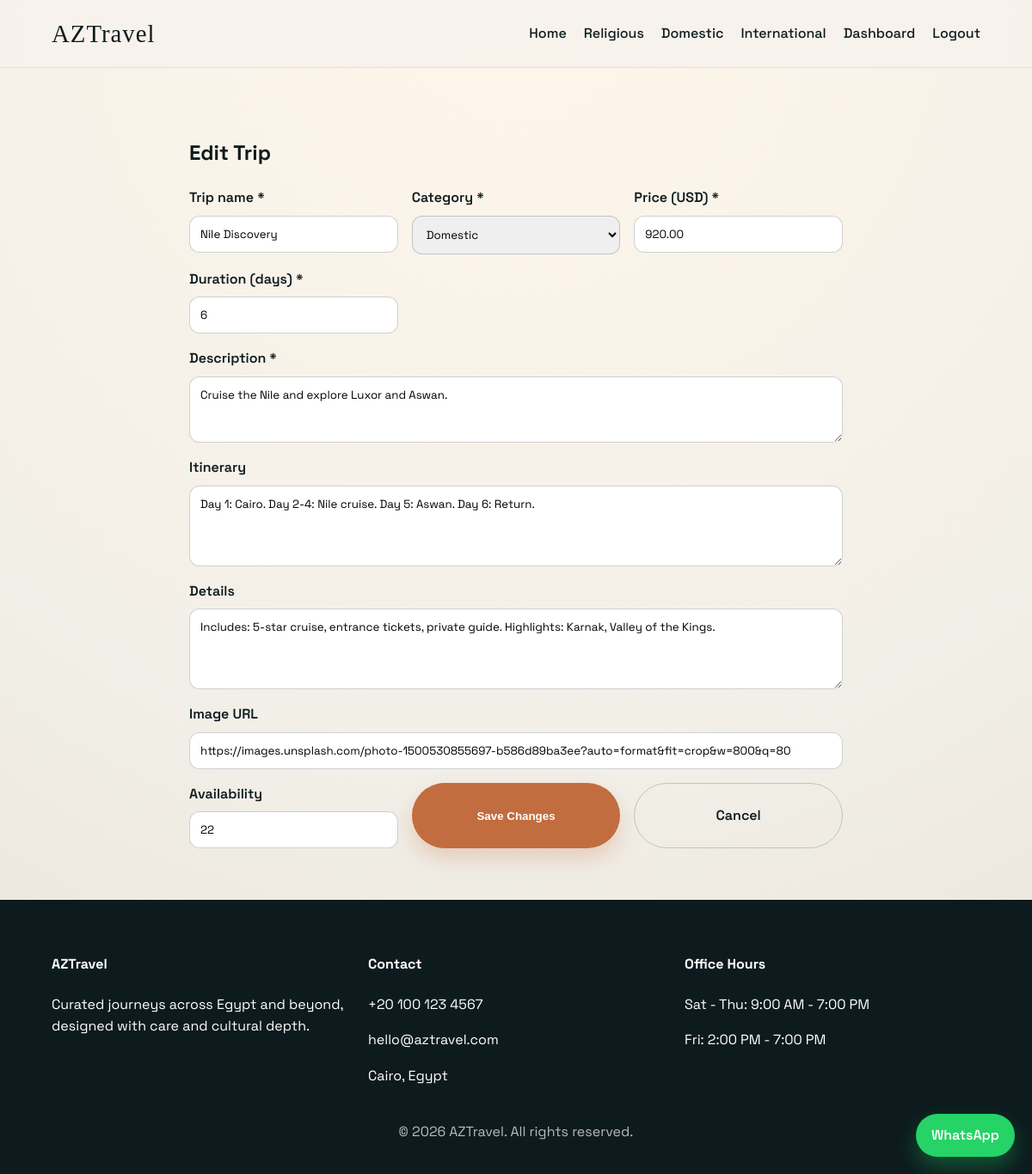
The app's page /edit_trip.php?id=2 (signed in) with its own data.
### tables this page shows
CREATE TABLE IF NOT EXISTS trips (
  id INT AUTO_INCREMENT PRIMARY KEY,
  name VARCHAR(120) NOT NULL,
  description TEXT NOT NULL,
  price DECIMAL(10,2) NOT NULL,
  duration_days INT NOT NULL,
  category ENUM('religious','domestic','international') NOT NULL,
  image_url VARCHAR(255) DEFAULT NULL,
  itinerary TEXT,
  details TEXT,
  availability INT NOT NULL DEFAULT 0,
  created_at TIMESTAMP DEFAULT CURRENT_TIMESTAMP,
  updated_at TIMESTAMP DEFAULT CURRENT_TIMESTAMP ON UPDATE CURRENT_TIMESTAMP
);

### includes/config.php (called while the page is built, shortened)
<?php
function e(string $value): string {
    return htmlspecialchars($value, ENT_QUOTES, 'UTF-8');
}
?>

### edit_trip.php (the view, shortened to what this page needs)
<?php
require_once __DIR__ . '/includes/config.php';
require_once __DIR__ . '/includes/auth.php';
$id = isset($_GET['id']) ? (int)$_GET['id'] : 0;
$stmt = $pdo->prepare('SELECT * FROM trips WHERE id = :id');
$stmt->execute(['id' => $id]);
$trip = $stmt->fetch();
require_once __DIR__ . '/includes/header.php';
?>
<section class="dashboard">
    <div class="container form-page">
        <h2>Edit Trip</h2>
        <form method="post" class="form-grid">
            <label>
                Trip name *
                <input type="text" name="name" value="<?php echo e($trip['name']); ?>" required>
            </label>
            <label>
                Category *
                <select name="category" required>
                    <option value="domestic" <?php echo ($trip['category'] === 'domestic') ? 'selected' : ''; ?>>Domestic</option>
                </select>
            </label>
            <label>
                Price (USD) *
                <input type="number" step="0.01" name="price" value="<?php echo e($trip['price']); ?>" required>
            </label>
            <label>
                Duration (days) *
                <input type="number" name="duration_days" value="<?php echo e($trip['duration_days']); ?>" required>
            </label>
            <label class="full">
                Description *
                <textarea name="description" rows="3" required><?php echo e($trip['description']); ?></textarea>
            </label>
            <label class="full">
                Itinerary
                <textarea name="itinerary" rows="4"><?php echo e($trip['itinerary']); ?></textarea>
            </label>
            <label class="full">
                Details
                <textarea name="details" rows="4"><?php echo e($trip['details'] ?? ''); ?></textarea>
            </label>
            <label class="full">
                Image URL
                <input type="url" name="image_url" value="<?php echo e($trip['image_url']); ?>">
            </label>
            <label>
                Availability
                <input type="number" name="availability" value="<?php echo e($trip['availability']); ?>">
            </label>
            <button class="btn" type="submit">Save Changes</button>
            <a class="btn ghost" href="dashboard.php">Cancel</a>
        </form>
    </div>
</section>
<?php require_once __DIR__ . '/includes/footer.php'; ?>

### assets/css/style.css (style rules this page uses)
* { box-sizing: border-box; }
body { margin: 0; font-family: var(--font-body); color: var(--dark); background: radial-gradient(circle at top, #fff6ea, #f2efe8 60%, #e8e3d9 100%); line-height: 1.6; }
a { color: inherit; text-decoration: none; }
.container { width: min(1100px, 90%); margin: 0 auto; }
.btn { display: inline-flex; align-items: center; justify-content: center; background: var(--accent); color: var(--light); padding: 12px 24px; border-radius: 999px; font-weight: 600; border: none; cursor: pointer; transition: transform 0.3s ease, box-shadow 0.3s ease; box-shadow: 0 12px 24px rgba(194, 109, 63, 0.25); }
.btn.ghost { background: transparent; color: var(--dark); border: 1px solid rgba(13, 27, 30, 0.2); box-shadow: none; }
.contact-form label, .form-grid label, .filter-form input, .filter-form select { display: flex; flex-direction: column; font-weight: 600; gap: 8px; }
input, textarea, select { padding: 12px; border-radius: 12px; border: 1px solid rgba(13, 27, 30, 0.2); font-family: var(--font-body); }
.dashboard { padding: 60px 0; }
.form-page { max-width: 760px; }
.form-grid { display: grid; grid-template-columns: repeat(auto-fit, minmax(220px, 1fr)); gap: 16px; }
.form-grid .full { grid-column: 1 / -1; }

### records on screen
trips: name "Nile Discovery", category "Domestic", price "920.00", duration_days "6", description "Cruise the Nile and explore Luxor and Aswan.", itinerary "Day 1: Cairo. Day 2-4: Nile cruise. Day 5: Aswan. Day 6: Return.", details "Includes: 5-star cruise, entrance tickets, private guide. Highlights: Karnak, Valley of the Kings.", image_url "https://images.unsplash.com/photo-1500530855697-b586d89ba3ee?auto=format&fit=crop&w=800&q=80", availability "22"
